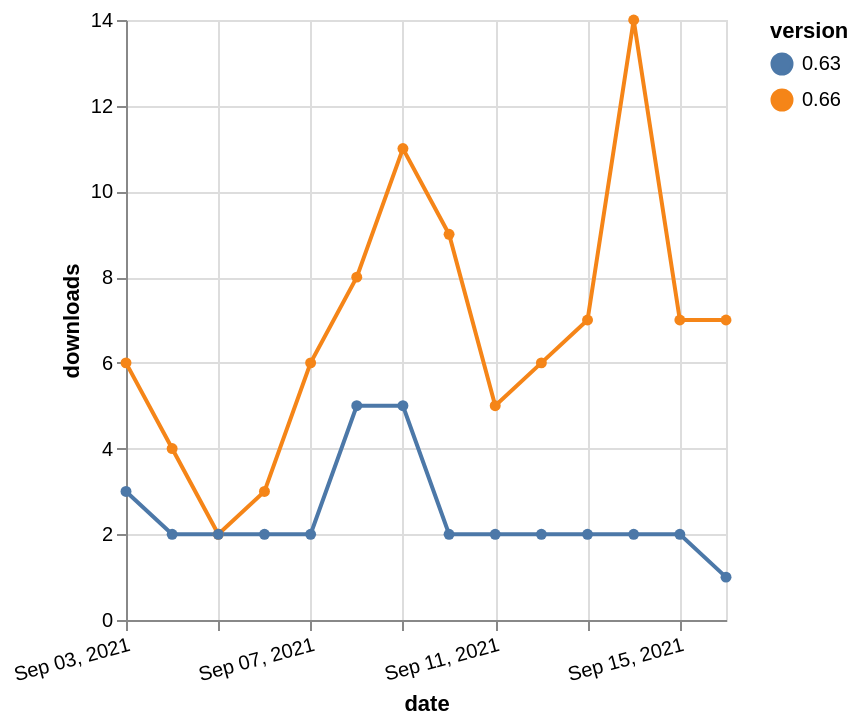

The specification (Vega-Lite) saved for this image:
### Vega-Lite specification from a JSON file in a GitHub repository (floating-point values rounded to 4 significant figures)
{"$schema": "https://vega.github.io/schema/vega-lite/v5.json", "description": "A simple bar chart with embedded data.", "data": {"values": [{"date": "2021-09-03", "total": 6442, "delta": 6, "version": "0.66"}, {"date": "2021-09-04", "total": 6446, "delta": 4, "version": "0.66"}, {"date": "2021-09-05", "total": 6448, "delta": 2, "version": "0.66"}, {"date": "2021-09-06", "total": 6451, "delta": 3, "version": "0.66"}, {"date": "2021-09-07", "total": 6457, "delta": 6, "version": "0.66"}, {"date": "2021-09-08", "total": 6465, "delta": 8, "version": "0.66"}, {"date": "2021-09-09", "total": 6476, "delta": 11, "version": "0.66"}, {"date": "2021-09-10", "total": 6485, "delta": 9, "version": "0.66"}, {"date": "2021-09-11", "total": 6490, "delta": 5, "version": "0.66"}, {"date": "2021-09-12", "total": 6496, "delta": 6, "version": "0.66"}, {"date": "2021-09-13", "total": 6503, "delta": 7, "version": "0.66"}, {"date": "2021-09-14", "total": 6517, "delta": 14, "version": "0.66"}, {"date": "2021-09-15", "total": 6524, "delta": 7, "version": "0.66"}, {"date": "2021-09-16", "total": 6531, "delta": 7, "version": "0.66"}, {"date": "2021-09-03", "total": 4037, "delta": 3, "version": "0.63"}, {"date": "2021-09-04", "total": 4039, "delta": 2, "version": "0.63"}, {"date": "2021-09-05", "total": 4041, "delta": 2, "version": "0.63"}, {"date": "2021-09-06", "total": 4043, "delta": 2, "version": "0.63"}, {"date": "2021-09-07", "total": 4045, "delta": 2, "version": "0.63"}, {"date": "2021-09-08", "total": 4050, "delta": 5, "version": "0.63"}, {"date": "2021-09-09", "total": 4055, "delta": 5, "version": "0.63"}, {"date": "2021-09-10", "total": 4057, "delta": 2, "version": "0.63"}, {"date": "2021-09-11", "total": 4059, "delta": 2, "version": "0.63"}, {"date": "2021-09-12", "total": 4061, "delta": 2, "version": "0.63"}, {"date": "2021-09-13", "total": 4063, "delta": 2, "version": "0.63"}, {"date": "2021-09-14", "total": 4065, "delta": 2, "version": "0.63"}, {"date": "2021-09-15", "total": 4067, "delta": 2, "version": "0.63"}, {"date": "2021-09-16", "total": 4068, "delta": 1, "version": "0.63"}]}, "width": "container", "mark": {"type": "line", "point": {"filled": true}}, "encoding": {"x": {"field": "date", "type": "temporal", "timeUnit": "yearmonthdate", "title": "date", "axis": {"labelAngle": -15}}, "y": {"field": "delta", "type": "quantitative", "title": "downloads"}, "color": {"field": "version", "type": "nominal"}, "tooltip": {"field": "delta"}}}
